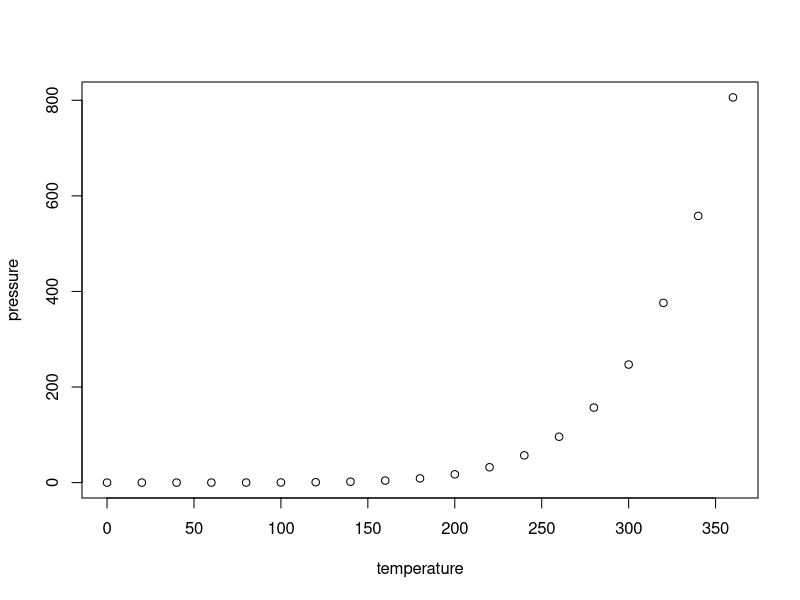
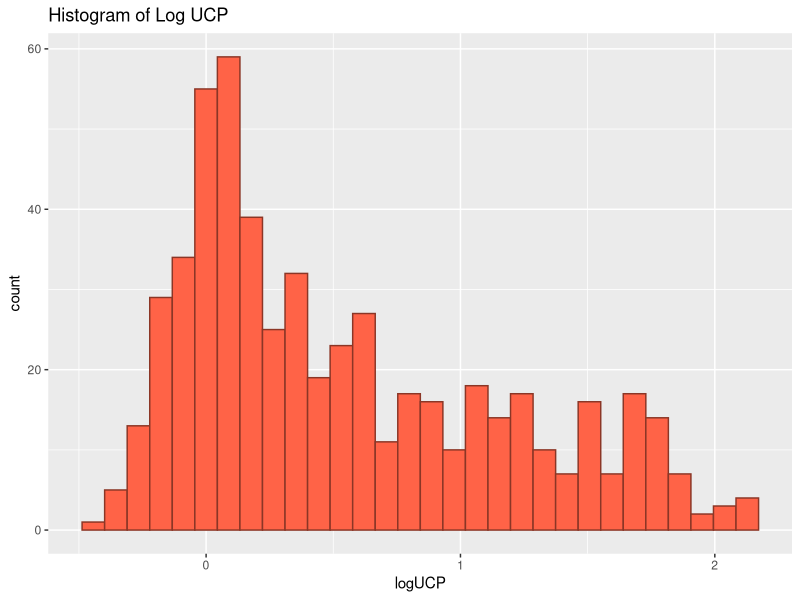
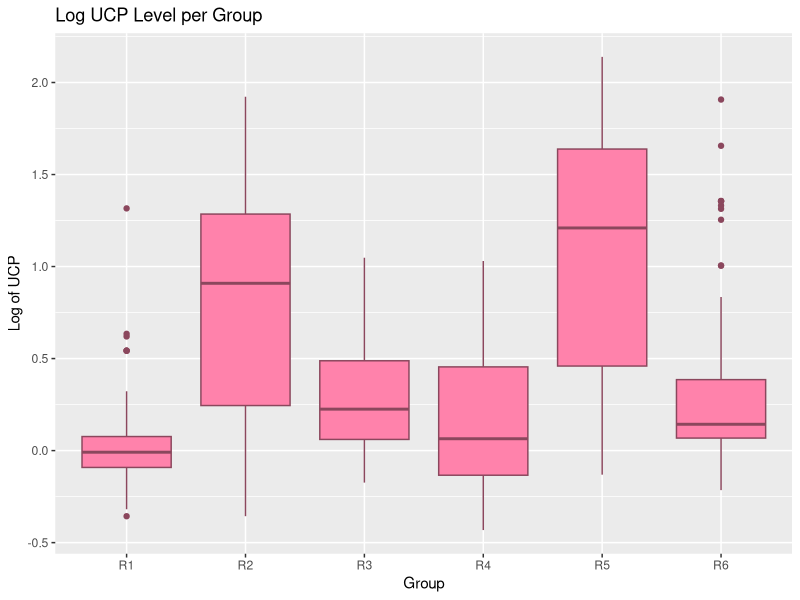
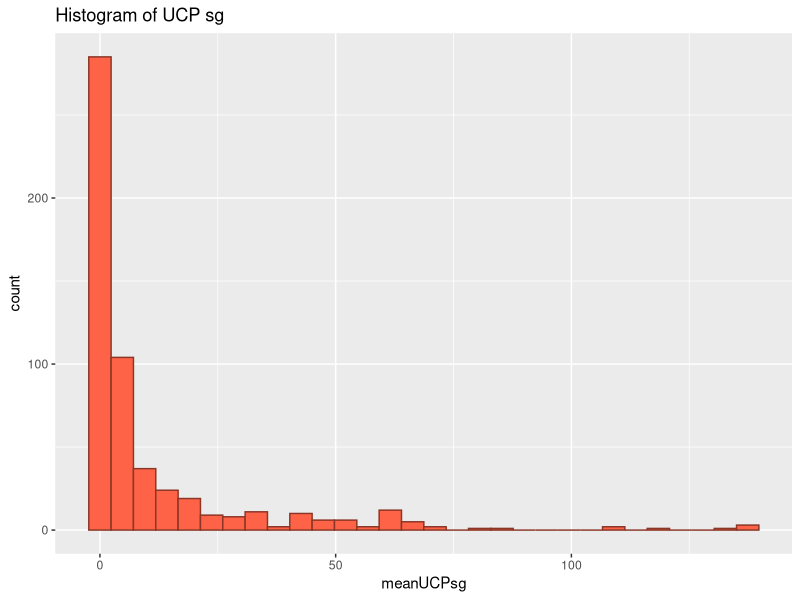
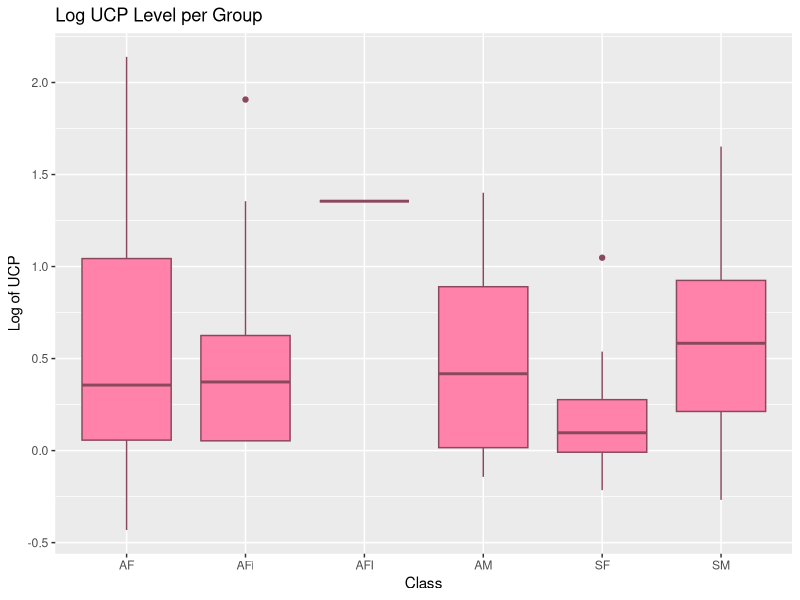
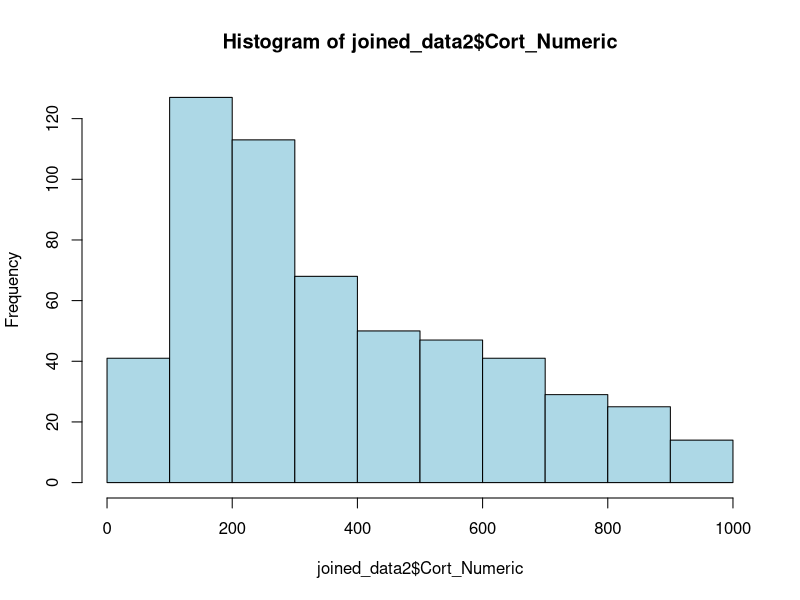
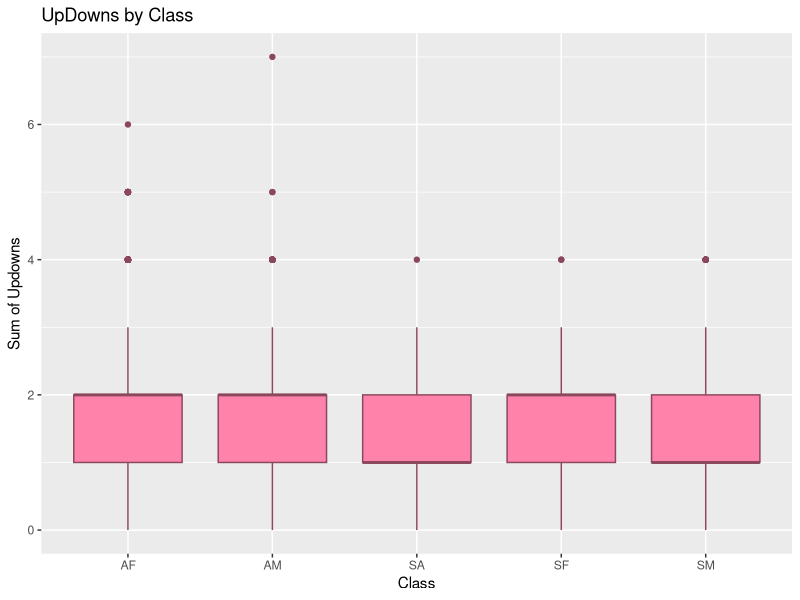
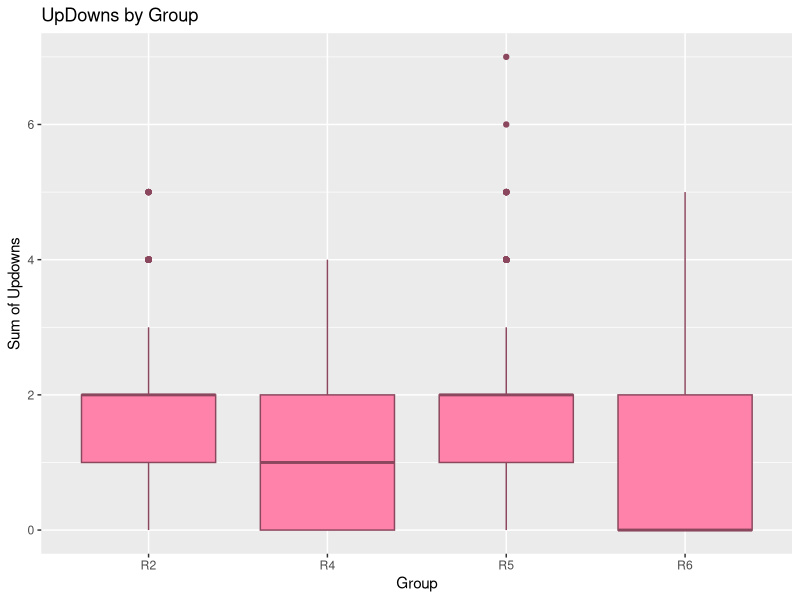

Generate these figures, in order, with R: (Note: this script raises an error after producing the figures.)
## ---- chunk 1
knitr::opts_chunk$set(echo = TRUE)
## ---- chunk 2
summary(cars)
## ---- chunk 3
plot(pressure)
## ---- chunk 4
install.packages("colorspace", type="binary")


library(ggplot2)
library(car)
library(tidyverse)
library(dbplyr)
cort <- read.csv("CORT levels for RT 2012-2015.csv")
UCP <- read.csv("UCP data for RT 2012-2015.csv")
prego <- read.csv("Repro for RT 2012-2015 (1).csv")
updown <- read.csv("Personality - updown.csv")
## ---- chunk 5
calls <- read.csv("Personality-calls.csv")
UCP <- UCP %>% mutate(logUCP = log10(meanUCPsg)) 
## ---- chunk 6
joined_data <- left_join(cort, UCP)
joined_data2 <- left_join(joined_data, prego)
#cant get personality data added
## ---- chunk 7
personality_data <- left_join(calls, updown)
## ---- chunk 8

ggplot(joined_data2, aes(x=logUCP)) + 
  geom_histogram(fill = "tomato", color = "tomato4") + labs(title="Histogram of Log UCP") +
  theme_gray()

ggplot(joined_data2, aes(x=Group, y=logUCP)) + 
  geom_boxplot(fill = "palevioletred1", color="palevioletred4") + labs(title="Log UCP Level per Group",x="Group", y = "Log of UCP") +
  theme_gray()
## ---- chunk 9
ggplot(joined_data2, aes(x=meanUCPsg)) + 
  geom_histogram(fill = "tomato", color = "tomato4") + labs(title="Histogram of UCP sg") +
  theme_gray()
## ---- chunk 10
ggplot(joined_data2, aes(x=Class, y=logUCP)) + 
  geom_boxplot(fill = "palevioletred1", color="palevioletred4") + labs(title="Log UCP Level per Group",x="Class", y = "Log of UCP") +
  theme_gray()
## ---- chunk 11
Cort_DW_num <- as.numeric(joined_data2$Cort_DW)
## ---- chunk 12
joined_data2$Cort_Numeric <- c(Cort_DW_num)
hist(joined_data2$Cort_Numeric, col="lightblue")
## ---- chunk 13
ggplot(personality_data, aes(x=Class, y=UpDownSUM)) + 
  geom_boxplot(fill = "palevioletred1", color="palevioletred4") + labs(title="UpDowns by Class",x="Class", y = "Sum of Updowns") +
  theme_gray()
## ---- chunk 14
ggplot(personality_data, aes(x=Group, y=UpDownSUM)) + 
  geom_boxplot(fill = "palevioletred1", color="palevioletred4") + labs(title="UpDowns by Group",x="Group", y = "Sum of Updowns") +
  theme_gray()
## ---- chunk 15
ggplot(personality_data, aes(x=Activity.Primary, y=UpDownSUM)) + 
  geom_boxplot(fill = "palevioletred1", color="palevioletred4")  +
  theme_gray()
## ---- chunk 16
ggplot(personality_data, aes(x=Period, y=UpDownSUM)) + 
  geom_boxplot(fill = "palevioletred1", color="palevioletred4")  +
  theme_gray()
## ---- chunk 17
plot(x=joined_data2$logUCP, joined_data2$Cort_Numeric)
## ---- chunk 18
Main_Data <- select(joined_data2, Date, Group, Name, Class, meanUCPsg, logUCP, dInfant, Pregnant, Cort_Numeric)
## ---- chunk 19
SuperJoin <- full_join(x=Main_Data, y=personality_data, by=c("Date","Name"))%>%
  drop_na(Activity.Primary) %>% 
  drop_na(Cort_Numeric)
## ---- chunk 20
ggplot(SuperJoin, aes(x=Activity.Primary, y=Cort_Numeric)) + 
  geom_boxplot(fill = "palevioletred1", color="palevioletred4")  +
  theme_gray()
## ---- chunk 21
ggplot(SuperJoin, aes(x=Group.x, y=Cort_Numeric)) + 
  geom_boxplot(fill = "palevioletred1", color="palevioletred4")  +
  theme_gray()
## ---- chunk 22
ggplot(SuperJoin, aes(x=Name, y=Cort_Numeric)) + 
  geom_boxplot(fill = "palevioletred1", color="palevioletred4")  +
  theme_gray()
## ---- chunk 23
plot(x=SuperJoin$logUCP, y=SuperJoin$Cort_Numeric)
## ---- chunk 24
ggplot(SuperJoin, aes(x=Class.x, y=Cort_Numeric)) + 
  geom_boxplot(fill = "palevioletred1", color="palevioletred4")  +
  theme_gray()
## ---- chunk 25
SuperJoin[c(1,11,21,31,41,51,61,71,81,101,111,121,131,139,149,169,179,189,199,209,229,239,249,259,269,279,289,299,309,319,329,339,349,353), ]
## ---- chunk 26
updown_2 <- updown[updown$Activity.Primary != "Resting/Social", ]

## ---- chunk 27
updown_2$Name[updown_2$Name == 'JUPITER'] <- 'Jupiter'
updown_2$Name[updown_2$Name == 'KATE'] <- 'Kate'
updown_2$Name[updown_2$Name == 'MARK'] <- 'Mark'
updown_2$Name[updown_2$Name == 'MBALE'] <- 'Mbale'
updown_2$Name[updown_2$Name == 'PACIFIC'] <- 'Pacific'
updown_2$Class[updown_2$Class == 'AFI'] <- 'AFi'
## ---- chunk 28
updown_avg_follow <- 
  updown_2 %>%
  group_by(Per.Focal.Summary..Unique.Code) %>%
  summarize(mean_updown_per_follow = mean(UpDownSUM))
## ---- chunk 29
updown_updated <- full_join(x=updown_2, y=updown_avg_follow, by=c("Per.Focal.Summary..Unique.Code"))
## ---- chunk 30
updown_updated <- updown_updated %>% 
       rename("follow.avg" = "mean_updown_per_follow")
## ---- chunk 31
updown_avg_individual <- 
  updown_updated %>%
  group_by(Name) %>%
  summarize(mean_updown = mean(follow.avg))
## ---- chunk 32
#updown_final <- full_join(x=updown_updated, y=updown_avg_individual, by=c("Name"))
## ---- chunk 33
#updown_final <- updown_final %>% 
       #rename("indiv.avg" = "mean_score")
## ---- chunk 34
cort_with_updowns <- full_join(x=joined_data2, y=updown_avg_individual, by=c("Name"))
## ---- chunk 35
cort_with_updowns <- cort_with_updowns[!duplicated(cort_with_updowns), ]

## ---- chunk 36
plot(x=cort_w_updowns$mean_score, y=cort_w_updowns$Cort_Numeric)
## ---- chunk 37
ggplot(cort_w_updowns, aes(x=Group, y=mean_updown)) + geom_boxplot(fill = "palevioletred1", color="palevioletred4")  +
  theme_gray()
## ---- chunk 38
ggplot(cort_w_updowns, aes(x=Class, y=mean_updown)) + geom_boxplot(fill = "palevioletred1", color="palevioletred4")  +
  theme_gray()
## ---- chunk 39
cort_w_updowns <- cort_with_updowns[-c(692,693,694),]
## ---- chunk 40
Pregnant_Character <- as.character(cort_w_updowns$Pregnant)
cort_w_updowns$Prego_Character <- c(Pregnant_Character)
## ---- chunk 41
ggplot(cort_w_updowns, aes(x=Pregnant_Character, y=mean_updown)) + geom_boxplot(fill = "palevioletred1", color="palevioletred4")  +
  theme_gray()
## ---- chunk 42
ggplot(cort_w_updowns, aes(x=Pregnant_Character, y=Cort_Numeric)) + geom_boxplot(fill = "palevioletred1", color="palevioletred4")  +
  theme_gray()
## ---- chunk 43
ggplot(cort_w_updowns, aes(x=Pregnant_Character, y=logUCP)) + geom_boxplot(fill = "palevioletred1", color="palevioletred4")  +
  theme_gray()
## ---- chunk 44

cort_w_updowns <- cort_w_updowns %>% 
  
  mutate(Repro_Broad = case_when(Pregnant =="1" ~ "1" ,
                            dInfant == "1" ~ "2",
                             Pregnant == "0" ~ "0",
                             Pregnant == "10" ~ "1")) 
## ---- chunk 45
ggplot(joined_data2, aes(x=Group, y=Cort_Numeric)) + geom_boxplot(fill = "darkolivegreen3", color="darkolivegreen4")  +
  theme_gray()

## ---- chunk 46
#rm()
## ---- chunk 47
joined_data_2.5 <- subset(joined_data2, !is.na(Cort_Numeric))
## ---- chunk 48
cort_avg_individual <- 
  joined_data_2.5 %>%
  group_by(Name) %>%
  summarize(mean_cort = mean(Cort_Numeric))
## ---- chunk 49
joined_data3 <- full_join(x=joined_data_2.5, y=cort_avg_individual, by=c("Name"))
## ---- chunk 50
joined_data3$cort_cent <- (joined_data3$Cort_Numeric - joined_data3$mean_cort)
## ---- chunk 51
ggplot(joined_data3, aes(x=Group, y=cort_cent)) + geom_boxplot(fill = "darkolivegreen3", color="darkolivegreen4")  +
  theme_gray()
## ---- chunk 52
group2and5 <- subset(joined_data3, Group %in% c('R2','R5'))
## ---- chunk 53
group2and5 <- group2and5 %>% 
  
  mutate(Repro_Broad = case_when(Pregnant =="1" ~ "1" ,
                             dInfant == "1" ~ "2",
                            Pregnant == "0" ~ "0",
                             Pregnant == "10" ~ "1"))
## ---- chunk 54
group2and5 <- group2and5 %>% 
  
  mutate(Class2.0 = case_when(Repro_Broad =="1" ~ "AF1" ,
                             Repro_Broad == "2" ~ "AF2",
                            Repro_Broad == "0" ~ "AF0",
                             Class == "AM" ~ "AM",
                            Class == "SM" ~ "SM",
                            Class == "SF" ~ "SF"))
## ---- chunk 55
ggplot(group2and5, aes(x=Class2.0, y=cort_cent)) + geom_boxplot(fill = "darkolivegreen3", color="darkolivegreen4")  +
  theme_gray()
## ---- chunk 56
ggplot(group2and5, aes(x=Class2.0, y=Cort_Numeric)) + geom_boxplot(fill = "darkolivegreen3", color="darkolivegreen4")  +
  theme_gray()
## ---- chunk 57
library(lubridate)
## ---- chunk 58
joined_data3$Date <- as.Date(joined_data3$Date, "%m/%d/%Y")

## ---- chunk 59
ggplot(joined_data3, aes(x=Date, y=Cort_Numeric,  col=Group)) + geom_point(shape=16, size=1.75, alpha=0.6) + theme_minimal() + geom_smooth(method = loess, alpha=0.2, se=FALSE)

## ---- chunk 60
ggplot(joined_data3, aes(x=Date, y=cort_cent,  col=Group)) + geom_point(shape=16, size=1.75, alpha=0.6) + theme_minimal() + geom_smooth(method = loess, alpha=0.2, se=FALSE)
## ---- chunk 61
group2and5$Date <- as.Date(group2and5$Date, "%m/%d/%Y")

## ---- chunk 62
AFgroup2and5 <- subset(group2and5, Class2.0 %in% c('AF0','AF1', "AF2"))
## ---- chunk 63
ggplot(AFgroup2and5, aes(x=Date, y=cort_cent,  col=Class2.0)) + geom_point(shape=16, size=1.75, alpha=0.6) + theme_minimal() + geom_smooth(method = loess, alpha=0.2, se=FALSE)
## ---- chunk 64
ggplot(AFgroup2and5, aes(x=Date, y=Cort_Numeric,  col=Class2.0)) + geom_point(shape=16, size=1.75, alpha=0.6) + theme_minimal() + geom_smooth(method = loess, alpha=0.2, se=FALSE)
## ---- chunk 65
ggplot(cort_w_updowns, aes(x=Name, y=mean_updown, col=Group)) + geom_point(shape=16, size=1.75, alpha=0.6) + theme_minimal() + theme(axis.text.x = element_text(angle = 45, vjust = 1, hjust=1, size=3))
## ---- chunk 66
cort_w_updowns$Pregnant2 <- cort_w_updowns$Pregnant  
cort_w_updowns <- cort_w_updowns %>% mutate_at(c('Pregnant2'), ~na_if(., 10))
## ---- chunk 67
group2and5$Pregnant2 <- group2and5$Pregnant  
group2and5 <- group2and5 %>% mutate_at(c('Pregnant2'), ~na_if(., 10))
## ---- chunk 68
group2and5 <- group2and5 %>% 
  
  mutate(Repro_Narrow = case_when(Pregnant =="1" ~ "1" ,
                             dInfant == "1" ~ "2",
                            Pregnant == "0" ~ "0",))
## ---- chunk 69
